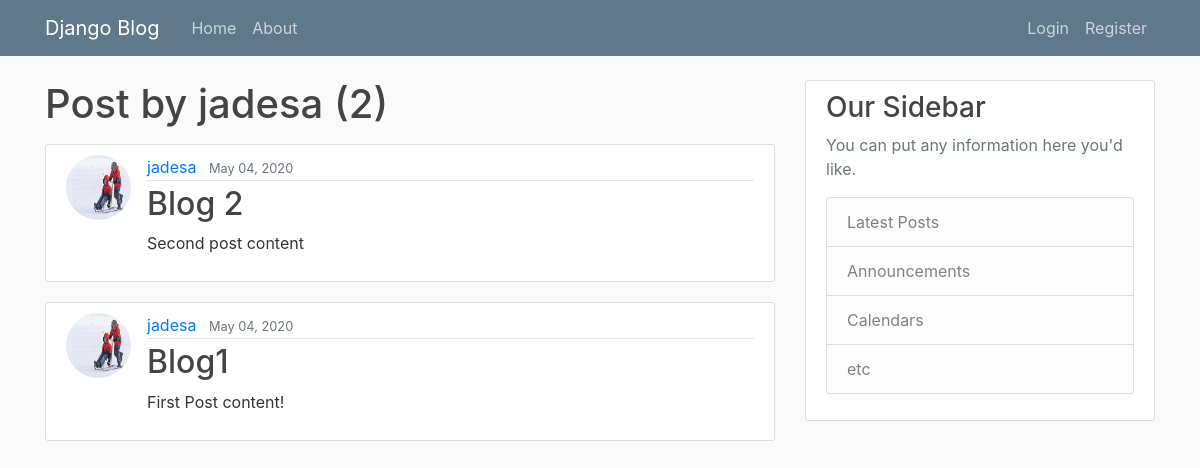
/user/jadesa, run on an earlier commit of the app's database.
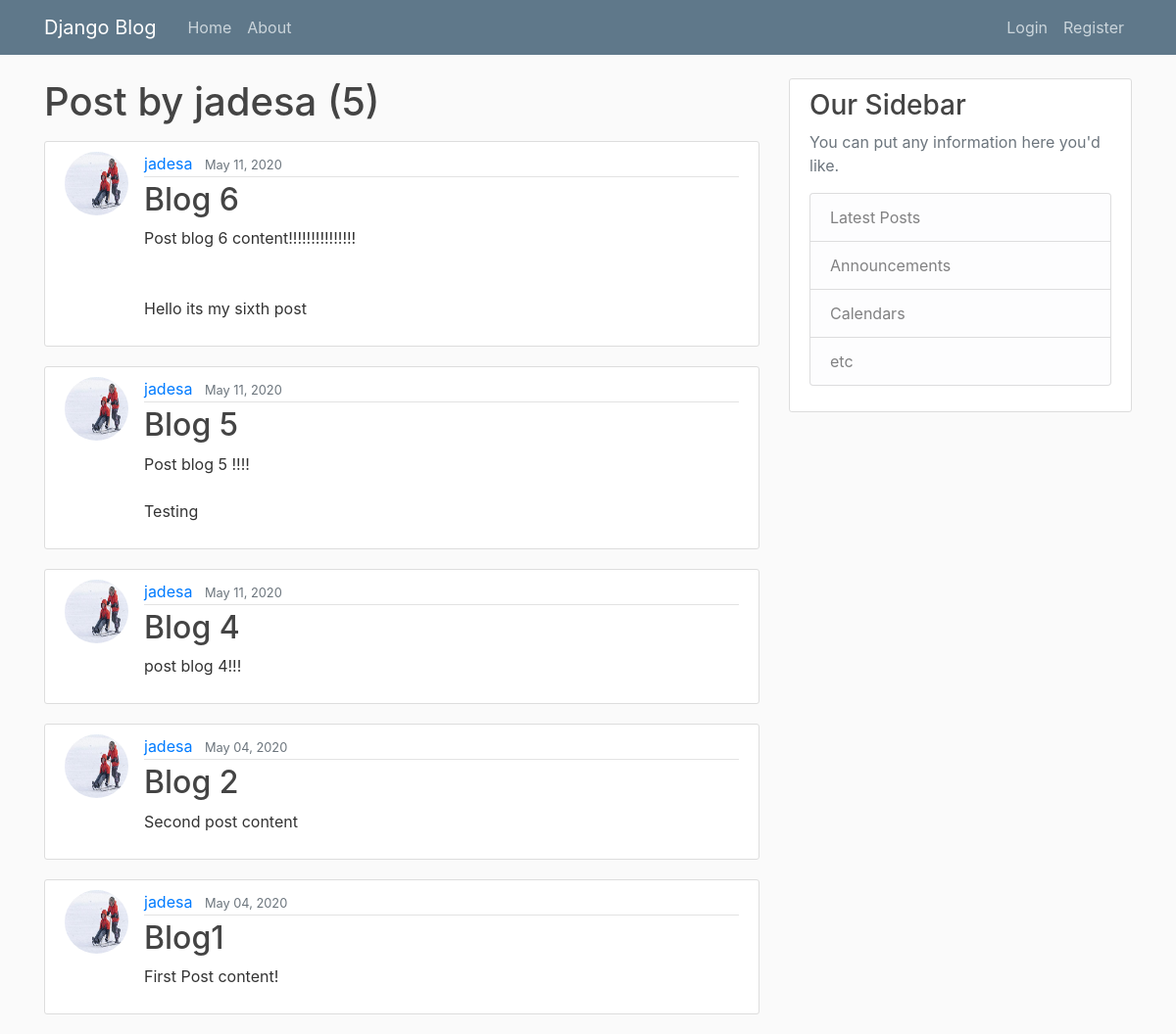
And on a later commit of the database.
### blog/models.py (models this page shows, shortened)
class Post(models.Model):
	title = models.CharField(max_length=100)
	content = models.TextField()
	date_posted = models.DateTimeField(default=timezone.now)
	author = models.ForeignKey(User, on_delete=models.CASCADE)

### users/models.py (models this page shows, shortened)
class Profile(models.Model):
	user = models.OneToOneField(User, on_delete=models.CASCADE)
	image = models.ImageField(default='default.jpg', upload_to='profile_pics')

### blog/views.py (the view)
# urls.py: path('user/<str:username>', UserPostListView.as_view() , name='user-posts'),
class UserPostListView(ListView):
	model = Post
	template_name = 'blog/user_posts.html'
	context_object_name = 'posts'
	paginate_by = 5
	def get_queryset(self):
		user = get_object_or_404(User, username=self.kwargs.get('username'))
		return Post.objects.filter(author=user).order_by('-date_posted')

### blog/templates/blog/user_posts.html (shortened to what this page needs)
{% extends "blog/base.html" %}
{% block content %}
	<h1 class="mb-3">Post by {{ view.kwargs.username }} ({{ page_obj.paginator.count }})</h1>
	{% for post in posts %}
		<article class="media content-section">
			<img src="{{ post.author.profile.image.url }}" class="rounded-circle article-img">
		  <div class="media-body">
		    <div class="article-metadata">
		      <a class="mr-2" href="{% url 'user-posts' post.author.username %}">{{ post.author }}</a>
		      <small class="text-muted">{{ post.date_posted | date:"F d, Y" }}</small>
		    </div>
		    <h2><a class="article-title" href="{% url 'post-detail' post.id %}">{{ post.title }}</a></h2>
		    <p class="article-content">{{ post.content }}</p>
		  </div>
		</article>
	{% endfor %}
{% endblock content %}

What changed in the data, as far as the page shows it:
added Post: author.profile.image (picture), author "jadesa", date_posted "May 11, 2020", title "Blog 6", content "Post blog 6 content!!!!!!!!!!!!!!! Hello its my sixth post"
added Post: author.profile.image (picture), author "jadesa", date_posted "May 11, 2020", title "Blog 5", content "Post blog 5 !!!! Testing"
added Post: author.profile.image (picture), author "jadesa", date_posted "May 11, 2020", title "Blog 4", content "post blog 4!!!"
Also different on the page:
{{ page_obj.paginator.count }}: "2" → "5"
